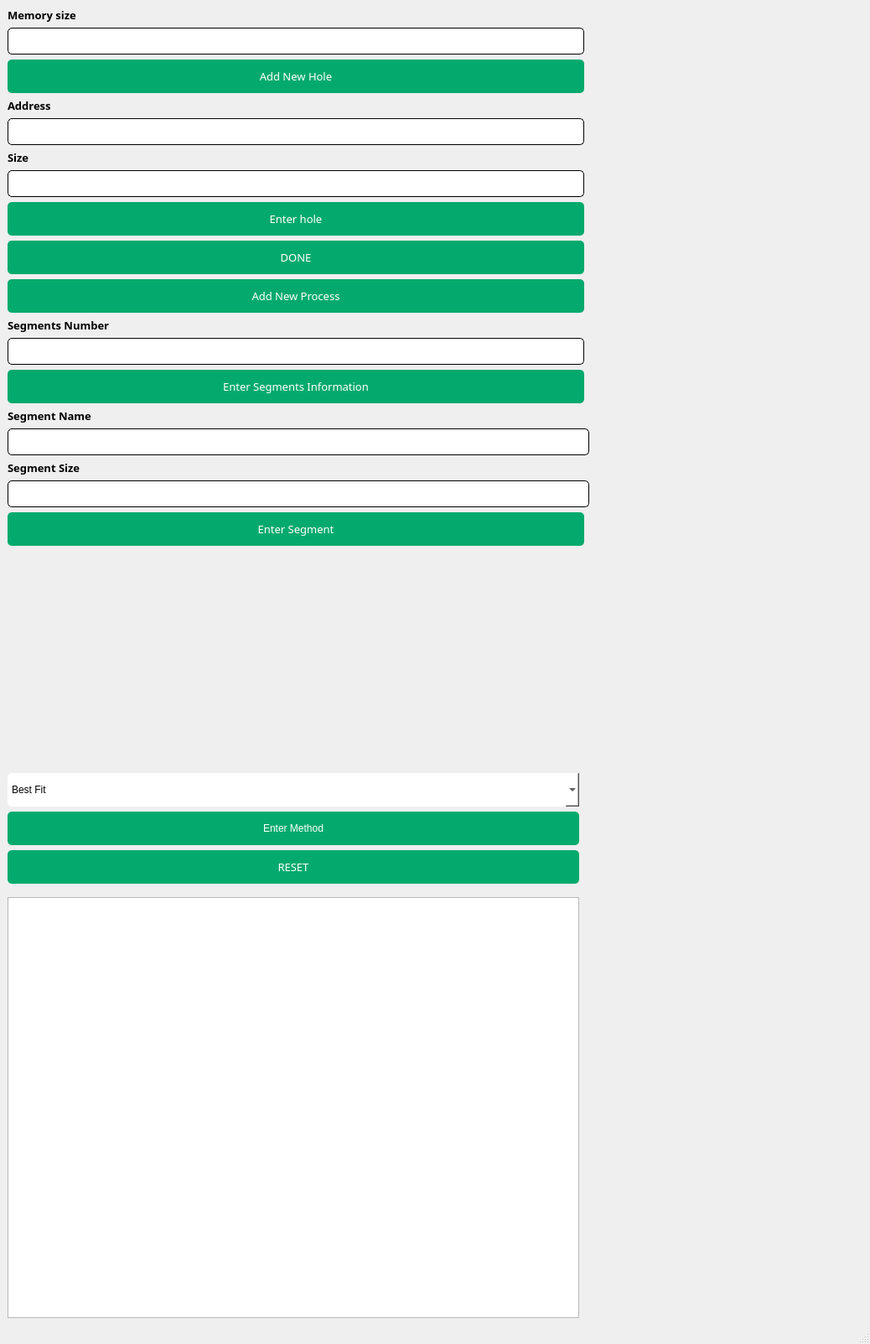
<?xml version="1.0" encoding="UTF-8"?>
<ui version="4.0">
 <class>MainWindow</class>
 <widget class="QMainWindow" name="MainWindow">
  <property name="geometry">
   <rect>
    <x>0</x>
    <y>0</y>
    <width>1038</width>
    <height>1603</height>
   </rect>
  </property>
  <property name="windowTitle">
   <string>MainWindow</string>
  </property>
  <widget class="QWidget" name="centralwidget">
   <layout class="QGridLayout" name="gridLayout_3">
    <item row="0" column="1">
     <layout class="QGridLayout" name="gridLayout_2">
      <item row="25" column="0" colspan="2">
       <widget class="QPushButton" name="enter_segment">
        <property name="font">
         <font>
          <family>Century Gothic</family>
          <pointsize>10</pointsize>
          <weight>50</weight>
          <bold>false</bold>
         </font>
        </property>
        <property name="styleSheet">
         <string notr="true">QPushButton{
border-radius: 5px;
background-color: #04AA6D;
height: 40px;
color: white;
}</string>
        </property>
        <property name="text">
         <string>Enter Segment</string>
        </property>
       </widget>
      </item>
      <item row="6" column="0" colspan="2">
       <widget class="QLabel" name="label_4">
        <property name="font">
         <font>
          <family>Century Gothic</family>
          <pointsize>10</pointsize>
          <weight>75</weight>
          <bold>true</bold>
         </font>
        </property>
        <property name="text">
         <string>Size</string>
        </property>
       </widget>
      </item>
      <item row="4" column="0" colspan="2">
       <widget class="QLabel" name="label_3">
        <property name="font">
         <font>
          <family>Century Gothic</family>
          <pointsize>10</pointsize>
          <weight>75</weight>
          <bold>true</bold>
         </font>
        </property>
        <property name="text">
         <string>Address</string>
        </property>
       </widget>
      </item>
      <item row="16" column="0" colspan="2">
       <widget class="QPushButton" name="Allocate_button">
        <property name="font">
         <font>
          <family>Century Gothic</family>
          <pointsize>10</pointsize>
          <weight>50</weight>
          <bold>false</bold>
         </font>
        </property>
        <property name="styleSheet">
         <string notr="true">QPushButton{
border-radius: 5px;
background-color: #04AA6D;
height: 40px;
color: white;
}</string>
        </property>
        <property name="text">
         <string>Add New Process</string>
        </property>
       </widget>
      </item>
      <item row="17" column="0" colspan="2">
       <widget class="QLabel" name="label_5">
        <property name="font">
         <font>
          <family>Century Gothic</family>
          <pointsize>10</pointsize>
          <weight>75</weight>
          <bold>true</bold>
         </font>
        </property>
        <property name="text">
         <string>Segments Number</string>
        </property>
       </widget>
      </item>
      <item row="3" column="0" colspan="2">
       <widget class="QPushButton" name="Enter_button">
        <property name="font">
         <font>
          <family>Century Gothic</family>
          <pointsize>10</pointsize>
          <weight>50</weight>
          <bold>false</bold>
         </font>
        </property>
        <property name="styleSheet">
         <string notr="true">QPushButton{
border-radius: 5px;
background-color: #04AA6D;
height: 40px;
color: white;

}</string>
        </property>
        <property name="text">
         <string>Add New Hole</string>
        </property>
       </widget>
      </item>
      <item row="20" column="0" colspan="2">
       <widget class="QLabel" name="label_6">
        <property name="font">
         <font>
          <family>Century Gothic</family>
          <pointsize>10</pointsize>
          <weight>75</weight>
          <bold>true</bold>
         </font>
        </property>
        <property name="text">
         <string>Segment Name</string>
        </property>
       </widget>
      </item>
      <item row="5" column="0" colspan="2">
       <widget class="QLineEdit" name="hole_Address">
        <property name="styleSheet">
         <string notr="true">QLineEdit{
border-radius:5px;
height: 30px;
 border-width: 1px;
    border-style: solid;
    border-color: black;
}</string>
        </property>
       </widget>
      </item>
      <item row="24" column="0" colspan="3">
       <widget class="QLineEdit" name="segment_size">
        <property name="styleSheet">
         <string notr="true">QLineEdit{
border-radius:5px;
height: 30px;
 border-width: 1px;
    border-style: solid;
    border-color: black;
}</string>
        </property>
       </widget>
      </item>
      <item row="21" column="0" colspan="3">
       <widget class="QLineEdit" name="segment_name">
        <property name="styleSheet">
         <string notr="true">QLineEdit{
border-radius:5px;
height: 30px;
 border-width: 1px;
    border-style: solid;
    border-color: black;
}</string>
        </property>
       </widget>
      </item>
      <item row="0" column="0" colspan="2">
       <widget class="QLabel" name="label">
        <property name="font">
         <font>
          <family>Century Gothic</family>
          <pointsize>10</pointsize>
          <weight>75</weight>
          <bold>true</bold>
         </font>
        </property>
        <property name="text">
         <string>Memory size</string>
        </property>
       </widget>
      </item>
      <item row="12" column="0" colspan="2">
       <widget class="QPushButton" name="Enter_Hole_button">
        <property name="font">
         <font>
          <family>Century Gothic</family>
          <pointsize>10</pointsize>
          <weight>50</weight>
          <bold>false</bold>
         </font>
        </property>
        <property name="styleSheet">
         <string notr="true">QPushButton{
border-radius: 5px;
background-color: #04AA6D;
height: 40px;
color: white;
}</string>
        </property>
        <property name="text">
         <string>Enter hole</string>
        </property>
       </widget>
      </item>
      <item row="13" column="0" colspan="2">
       <widget class="QPushButton" name="Done">
        <property name="font">
         <font>
          <family>Century Gothic</family>
          <pointsize>10</pointsize>
          <weight>50</weight>
          <bold>false</bold>
         </font>
        </property>
        <property name="styleSheet">
         <string notr="true">QPushButton{
border-radius: 5px;
background-color: #04AA6D;
height: 40px;
color: white;
}</string>
        </property>
        <property name="text">
         <string>DONE</string>
        </property>
       </widget>
      </item>
      <item row="22" column="0" colspan="3">
       <widget class="QLabel" name="label_7">
        <property name="font">
         <font>
          <family>Century Gothic</family>
          <pointsize>10</pointsize>
          <weight>75</weight>
          <bold>true</bold>
         </font>
        </property>
        <property name="text">
         <string>Segment Size</string>
        </property>
       </widget>
      </item>
      <item row="18" column="0" colspan="2">
       <widget class="QLineEdit" name="segments_number">
        <property name="styleSheet">
         <string notr="true">QLineEdit{
border-radius:5px;
height: 30px;
 border-width: 1px;
    border-style: solid;
    border-color: black;
}</string>
        </property>
       </widget>
      </item>
      <item row="28" column="0">
       <spacer name="verticalSpacer">
        <property name="orientation">
         <enum>Qt::Vertical</enum>
        </property>
        <property name="sizeHint" stdset="0">
         <size>
          <width>20</width>
          <height>40</height>
         </size>
        </property>
       </spacer>
      </item>
      <item row="19" column="0" colspan="2">
       <widget class="QPushButton" name="segments_number_button">
        <property name="font">
         <font>
          <family>Century Gothic</family>
          <pointsize>10</pointsize>
          <weight>50</weight>
          <bold>false</bold>
         </font>
        </property>
        <property name="styleSheet">
         <string notr="true">QPushButton{
border-radius: 5px;
background-color: #04AA6D;
height: 40px;
color: white;
}</string>
        </property>
        <property name="text">
         <string>Enter Segments Information</string>
        </property>
       </widget>
      </item>
      <item row="30" column="0">
       <widget class="QPushButton" name="Allocation_Method_Button">
        <property name="styleSheet">
         <string notr="true">QPushButton{
border-radius: 5px;
background-color: #04AA6D;
height: 40px;
color: white;
}</string>
        </property>
        <property name="text">
         <string>Enter Method</string>
        </property>
       </widget>
      </item>
      <item row="33" column="0" rowspan="2">
       <widget class="QTableWidget" name="segments_table">
        <property name="enabled">
         <bool>true</bool>
        </property>
        <property name="sizePolicy">
         <sizepolicy hsizetype="Expanding" vsizetype="Expanding">
          <horstretch>6</horstretch>
          <verstretch>0</verstretch>
         </sizepolicy>
        </property>
        <property name="mouseTracking">
         <bool>false</bool>
        </property>
        <property name="layoutDirection">
         <enum>Qt::LeftToRight</enum>
        </property>
        <property name="autoFillBackground">
         <bool>false</bool>
        </property>
        <property name="styleSheet">
         <string notr="true">QTableWidget{
	max-height : 1500px;
	min-height : 500px;
	margin-top: 10px;
}</string>
        </property>
        <property name="frameShape">
         <enum>QFrame::StyledPanel</enum>
        </property>
        <property name="frameShadow">
         <enum>QFrame::Sunken</enum>
        </property>
        <property name="showGrid">
         <bool>true</bool>
        </property>
        <property name="sortingEnabled">
         <bool>false</bool>
        </property>
        <property name="columnCount">
         <number>4</number>
        </property>
        <attribute name="horizontalHeaderVisible">
         <bool>false</bool>
        </attribute>
        <attribute name="horizontalHeaderCascadingSectionResizes">
         <bool>false</bool>
        </attribute>
        <attribute name="horizontalHeaderMinimumSectionSize">
         <number>33</number>
        </attribute>
        <attribute name="horizontalHeaderDefaultSectionSize">
         <number>157</number>
        </attribute>
        <attribute name="horizontalHeaderHighlightSections">
         <bool>true</bool>
        </attribute>
        <attribute name="horizontalHeaderShowSortIndicator" stdset="0">
         <bool>false</bool>
        </attribute>
        <attribute name="horizontalHeaderStretchLastSection">
         <bool>true</bool>
        </attribute>
        <attribute name="verticalHeaderCascadingSectionResizes">
         <bool>true</bool>
        </attribute>
        <attribute name="verticalHeaderShowSortIndicator" stdset="0">
         <bool>false</bool>
        </attribute>
        <column>
         <property name="text">
          <string>Process</string>
         </property>
        </column>
        <column>
         <property name="text">
          <string>Segment Address </string>
         </property>
        </column>
        <column>
         <property name="text">
          <string>Segment Size</string>
         </property>
        </column>
        <column>
         <property name="text">
          <string>deAllocate</string>
         </property>
         <property name="font">
          <font>
           <weight>75</weight>
           <bold>true</bold>
          </font>
         </property>
         <property name="background">
          <color>
           <red>255</red>
           <green>255</green>
           <blue>255</blue>
          </color>
         </property>
         <property name="foreground">
          <brush brushstyle="NoBrush">
           <color alpha="255">
            <red>0</red>
            <green>0</green>
            <blue>0</blue>
           </color>
          </brush>
         </property>
        </column>
       </widget>
      </item>
      <item row="9" column="0" colspan="2">
       <widget class="QLineEdit" name="hole_Size">
        <property name="styleSheet">
         <string notr="true">QLineEdit{
border-radius:5px;
height: 30px;
 border-width: 1px;
    border-style: solid;
    border-color: black;
}</string>
        </property>
       </widget>
      </item>
      <item row="1" column="0" colspan="2">
       <widget class="QLineEdit" name="Memory_size">
        <property name="styleSheet">
         <string notr="true">QLineEdit{
border-radius:5px;
height: 30px;
 border-width: 1px;
    border-style: solid;
    border-color: black;
}</string>
        </property>
       </widget>
      </item>
      <item row="29" column="0">
       <widget class="QComboBox" name="Allocation_Method">
        <property name="styleSheet">
         <string notr="true">QComboBox{
border-radius: 5px;
background-color: #FFF;
height: 40px;
color: black;
}</string>
        </property>
        <item>
         <property name="text">
          <string>Best Fit</string>
         </property>
        </item>
        <item>
         <property name="text">
          <string>First Fit</string>
         </property>
        </item>
        <item>
         <property name="text">
          <string>Worst FIt</string>
         </property>
        </item>
       </widget>
      </item>
      <item row="32" column="0">
       <widget class="QPushButton" name="reset_Button">
        <property name="font">
         <font>
          <family>Century Gothic</family>
          <pointsize>10</pointsize>
          <weight>50</weight>
          <bold>false</bold>
         </font>
        </property>
        <property name="styleSheet">
         <string notr="true">QPushButton{
border-radius: 5px;
background-color: #04AA6D;
height: 40px;
color: white;
}</string>
        </property>
        <property name="text">
         <string>RESET</string>
        </property>
       </widget>
      </item>
     </layout>
    </item>
    <item row="0" column="3">
     <layout class="QVBoxLayout" name="verticalLayout"/>
    </item>
    <item row="0" column="2">
     <widget class="QWidget" name="output_widget" native="true">
      <property name="styleSheet">
       <string notr="true">QWidget{
min-width: 300px;
margin-right: 20px;
}</string>
      </property>
     </widget>
    </item>
   </layout>
  </widget>
  <widget class="QMenuBar" name="menubar">
   <property name="geometry">
    <rect>
     <x>0</x>
     <y>0</y>
     <width>1038</width>
     <height>26</height>
    </rect>
   </property>
  </widget>
  <widget class="QStatusBar" name="statusbar"/>
 </widget>
 <resources/>
 <connections/>
</ui>
